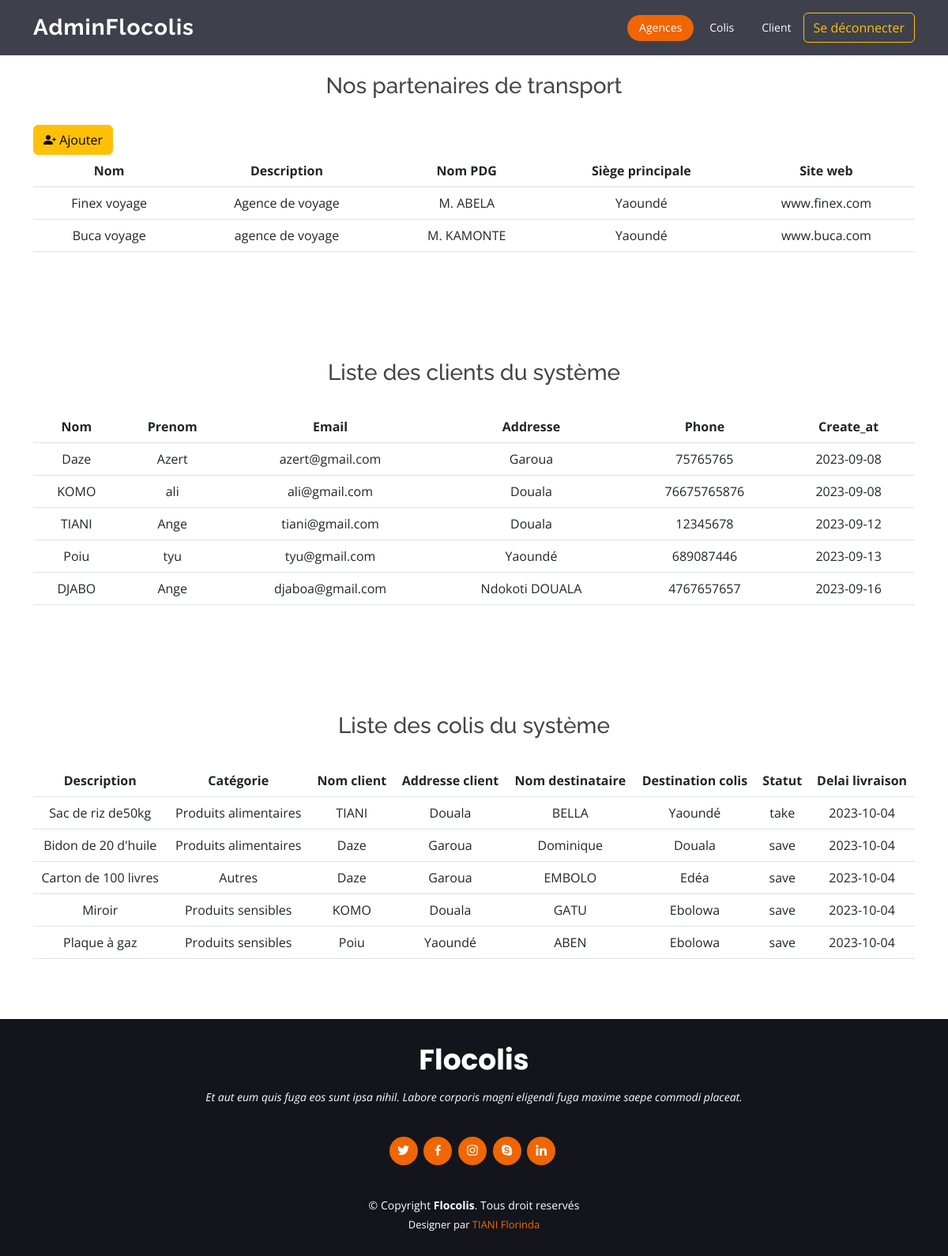
/Admin/admin.php, run on the app's committed database.
### tables this page shows
CREATE TABLE `agence` (
  `id_agence` int NOT NULL,
  `NomAg` varchar(255) NOT NULL,
  `NomPDG` varchar(255) NOT NULL,
  `Descrption` varchar(255) NOT NULL,
  `SiegeP` varchar(255) NOT NULL,
  `Passord` varchar(255) NOT NULL,
  `site` varchar(255) NOT NULL,
  `create_at` date NOT NULL
);

CREATE TABLE `client` (
  `id_clent` int NOT NULL,
  `Nom` varchar(255) NOT NULL,
  `Prenom` varchar(255) NOT NULL,
  `Email` varchar(255) NOT NULL,
  `Password` varchar(255) NOT NULL,
  `Phone` bigint NOT NULL,
  `Adresse` varchar(255) NOT NULL,
  `create_at` date NOT NULL
);

CREATE TABLE `colis` (
  `id_colis` int NOT NULL,
  `id_clent` int NOT NULL,
  `id_cat` int NOT NULL,
  `id_livreur` int DEFAULT NULL,
  `id_agence` int DEFAULT NULL,
  `Descrition` varchar(255) NOT NULL,
  `date_creation` date NOT NULL,
  `delai_livraison` date NOT NULL,
  `NomDes` varchar(255) NOT NULL,
  `EmailDes` varchar(255) NOT NULL,
  `PhoneDes` int NOT NULL,
  `Destination` varchar(255) NOT NULL,
  `status_colis` varchar(255) NOT NULL DEFAULT 'save'
);

CREATE TABLE `categories` (
  `id_cat` int NOT NULL,
  `Nom_cat` varchar(255) NOT NULL
);

### forms/bd.php (called while the page is built, shortened)
<?php
  class client{
    public static function connect(){
        try{
            $bdd= new PDO('mysql:host=localhost;dbname=flocolis','root','');
            return $bdd;
        }catch(PDOException $e){
            echo 'Erreur : '.$e->getMessage();
        }
    }
  }
  class colis{
    public static function connect(){
        try{
            $bdd= new PDO('mysql:host=localhost;dbname=flocolis','root','');
            return $bdd;
        }catch(PDOException $e){
            echo 'Erreur : '.$e->getMessage();
        }
    }
  }
  class agence{
    public static function connect(){
        try{
            $bdd= new PDO('mysql:host=localhost;dbname=flocolis','root','');
            return $bdd;
        }catch(PDOException $e){
            echo 'Erreur : '.$e->getMessage();
        }
    }
  }
?>

### Admin/admin.php (the view, shortened to what this page needs)
<?php
    include '../forms/bd.php';
    $u= client::connect()->query('SELECT * FROM client');
    $ags= agence::connect()->query('SELECT * FROM agence');
?>
<!DOCTYPE html>
<html lang="en">
<head>
  <link href="../assets/vendor/animate.css/animate.min.css" rel="stylesheet">
  <link href="../assets/vendor/aos/aos.css" rel="stylesheet">
  <link href="../assets/vendor/bootstrap/css/bootstrap.min.css" rel="stylesheet">
  <link href="../assets/vendor/bootstrap-icons/bootstrap-icons.css" rel="stylesheet">
  <link href="../assets/vendor/boxicons/css/boxicons.min.css" rel="stylesheet">
  <link href="../assets/vendor/remixicon/remixicon.css" rel="stylesheet">
  <link href="../assets/vendor/glightbox/css/glightbox.min.css" rel="stylesheet">
  <link href="../assets/vendor/swiper/swiper-bundle.min.css" rel="stylesheet">
  <link rel="stylesheet" href="../assets/js/style.css" />
  <link href="../assets/css/style.css" rel="stylesheet">
</head>
<body>
  <header id="header" class="fixed-top d-flex align-items-center ">
    <div class="container d-flex align-items-center justify-content-between">
      <div class="logo">
        <h1><a href="index.php">AdminFlocolis</a></h1>
      </div>
      <nav id="navbar" class="navbar">
        <ul>
          <li><a class="nav-link scrollto" href="#agence">Agences</a></li>
          <li><a class="nav-link scrollto" href="#colis">Colis</a></li>
          <li><a class="nav-link scrollto " href="#client">Client</a></li>
          <li><button class="btn btn-outline-warning">Se déconnecter</button></li>
        </ul>
      </nav>
    </div>
  </header>
  <main id="main">
    <section class="agence" id="agence" style="margin-top: 2rem;">
      <div class="container">
        <h3>Nos partenaires de transport</h3>
        <button type="button" class="btn btn-warning" data-bs-toggle="modal" data-bs-target="#staticBackdrop">
        <i class="bi bi-person-plus-fill"></i>
        Ajouter
        </button>
        <table class="table dataTable" style="text-align: center;">
          <thead>
            <th scope="col">Nom</th>
            <th scope="col">Description</th>
            <th scope="col">Nom PDG</th>
            <th scope="col">Siège principale</th>
            <th scope="col">Site web</th>
          </thead>
          <tbody>
          <?php
           foreach($ags as $ag){
            echo '<tr>';
            ?>
            <td>
              <?php echo $ag['NomAg'] ?>
            </td>
            <td>
              <?php echo $ag['Descrption'] ?>
            </td>
            <td>
              <?php echo $ag['NomPDG'] ?>
            </td>
            <td>
              <?php echo $ag['SiegeP'] ?>
            </td>
            <td>
              <?php echo $ag['site'] ?>
            </td>
            <?php echo '</tr>';} ?>
          </tbody>
        </table>
      </div>
    </section>
    <section class="client" id="client">
      <div class="container">
        <h3>Liste des clients du système</h3>
        <table class="table dataTable" style="text-align: center;">
          <thead>
            <th scope="col">Nom</th>
            <th scope="col">Prenom</th>
            <th scope="col">Email</th>
            <th scope="col">Addresse</th>
            <th scope="col">Phone</th>
            <th scope="col">Create_at</th>
          </thead>
          <tbody>
            <?php
          foreach($u as $c){
            echo '<tr>';
            ?>
            <td>
              <?php echo $c['Nom'] ?>
            </td>
            <td>
              <?php echo $c['Prenom'] ?>
            </td>
            <td>
              <?php echo $c['Email'] ?>
            </td>
            <td>
              <?php echo $c['Adresse'] ?>
            </td>
            <td>
              <?php echo $c['Phone'] ?>
            </td>
            <td>
              <?php echo $c['create_at'] ?>
            </td>
            <?php echo '</tr>';} ?>
          </tbody>
          </table>
      </div>
    </section>
    <section class="colis" id="colis">
      <div class="container">
        <H3>Liste des colis du système</H3>
        <table class="table dataTable" style="text-align: center;">
          <thead>
            <th scope="col">Description</th>
            <th scope="col">Catégorie</th>
            <th scope="col">Nom client</th>
            <th scope="col">Addresse client</th>
            <th scope="col">Nom destinataire</th>
            <th scope="col">Destination colis</th>
            <th scope="col">Statut</th>
            <th scope="col">Delai livraison</th>
          </thead>
          <tbody>
          <?php
            $col=colis::connect()->query("SELECT * FROM client cl, colis co, categories ca WHERE cl.id_clent=co.id_clent AND co.id_cat=ca.id_cat ");
           foreach($col as $co){
            echo '<tr>';
            ?>
            <td>
              <?php echo $co['Descrition'] ?>
            </td>
            <td>
              <?php echo $co['Nom_cat'] ?>
            </td>
            <td>
              <?php echo $co['Nom'] ?>
            </td>
            <td>
              <?php echo $co['Adresse'] ?>
            </td>
            <td>
              <?php echo $co['NomDes'] ?>
            </td>
            <td>
              <?php echo $co['Destination'] ?>
            </td>
            <td>
              <?php echo $co['status_colis'] ?>
            </td>
            <td>
              <?php echo $co['delai_livraison'] ?>
            </td>
            <?php echo '</tr>';} ?>
          </tbody>
          </table>
      </div>
    </section>
  </main>
  <footer id="footer">
    <div class="container">
      <h3>Flocolis</h3>
      <p>Et aut eum quis fuga eos sunt ipsa nihil. Labore corporis magni eligendi fuga maxime saepe commodi placeat.</p>
      <div class="social-links">
        <a href="#" class="twitter"><i class="bx bxl-twitter"></i></a>
        <a href="#" class="facebook"><i class="bx bxl-facebook"></i></a>
        <a href="#" class="instagram"><i class="bx bxl-instagram"></i></a>
        <a href="#" class="google-plus"><i class="bx bxl-skype"></i></a>
        <a href="#" class="linkedin"><i class="bx bxl-linkedin"></i></a>
      </div>
      <div class="copyright">
        &copy; Copyright <strong><span>Flocolis</span></strong>. Tous droit reservés
      </div>
      <div class="credits">
        Designer par <a href="#">TIANI Florinda</a>
      </div>
    </div>
</footer>
</body>
</html>

### assets/css/style.css (style rules this page uses)
body { font-family: "Open Sans", sans-serif; color: #444444; }
a { color: #ef6603; text-decoration: none; }
h1, h2, h3, h4, h5, h6 { font-family: "Raleway", sans-serif; }
#header { height: 70px; transition: all 0.5s; z-index: 997; transition: all 0.5s; background: rgba(42, 44, 57, 0.9); }
#header .logo h1 { font-size: 28px; margin: 0; padding: 0; line-height: 1; font-weight: 700; letter-spacing: 1px; }
#header .logo h1 a, #header .logo h1 a:hover { color: #fff; text-decoration: none; }
.navbar { padding: 0; }
.navbar ul { margin: 0; padding: 0; display: flex; list-style: none; align-items: center; }
.navbar li { position: relative; }
.navbar a, .navbar a:focus { display: flex; align-items: center; justify-content: space-between; padding: 5px 15px 7px 15px; margin-left: 5px; font-size: 14px; color: #fff; white-space: nowrap; transition: 0.3s; border-radius: 50px; }
.navbar a:hover, .navbar .active, .navbar .active:focus, .navbar li:hover>a { background: #ef6603; }
section { padding: 60px 0; overflow: hidden; }
#footer { background: #14151c; color: #fff; font-size: 14px; text-align: center; padding: 30px 0; }
#footer h3 { font-size: 36px; font-weight: 700; color: #fff; position: relative; font-family: "Poppins", sans-serif; padding: 0; margin: 0 0 15px 0; }
#footer p { font-size: 15; font-style: italic; padding: 0; margin: 0 0 40px 0; }
#footer .social-links { margin: 0 0 40px 0; }
#footer .social-links a { font-size: 18px; display: inline-block; background: #ef6603; color: #fff; line-height: 1; padding: 8px 0; margin-right: 4px; border-radius: 50%; text-align: center; width: 36px; height: 36px; transition: 0.3s; }
#footer .copyright { margin: 0 0 5px 0; }
#footer .credits { font-size: 13px; }

### Admin/admin.php (style rules this page uses)
h3 { text-align: center; margin-bottom: 2rem; }
.agence button { text-align: right; margin-right: 1rem; }

### data on the page
agence: NomAg "Finex voyage", Descrption "Agence de voyage", NomPDG "M. ABELA", SiegeP "Yaoundé", site "www.finex.com"
agence: NomAg "Buca voyage", Descrption "agence de voyage", NomPDG "M. KAMONTE", SiegeP "Yaoundé", site "www.buca.com"
client: Nom "Daze", Prenom "Azert", Email "azert@gmail.com", Adresse "Garoua", Phone "75765765", create_at "2023-09-08"
client: Nom "KOMO", Prenom "ali", Email "ali@gmail.com", Adresse "Douala", Phone "76675765876", create_at "2023-09-08"
client: Nom "TIANI", Prenom "Ange", Email "tiani@gmail.com", Adresse "Douala", Phone "12345678", create_at "2023-09-12"
client: Nom "Poiu", Prenom "tyu", Email "tyu@gmail.com", Adresse "Yaoundé", Phone "689087446", create_at "2023-09-13"
client: Nom "DJABO", Prenom "Ange", Email "djaboa@gmail.com", Adresse "Ndokoti DOUALA", Phone "4767657657", create_at "2023-09-16"
colis: Descrition "Sac de riz de50kg", id_cat.Nom_cat "Produits alimentaires", id_clent.Nom "TIANI", id_clent.Adresse "Douala", NomDes "BELLA", Destination "Yaoundé", status_colis "take", delai_livraison "2023-10-04"
colis: Descrition "Bidon de 20 d'huile", id_cat.Nom_cat "Produits alimentaires", id_clent.Nom "Daze", id_clent.Adresse "Garoua", NomDes "Dominique", Destination "Douala", status_colis "save", delai_livraison "2023-10-04"
colis: Descrition "Carton de 100 livres", id_cat.Nom_cat "Autres", id_clent.Nom "Daze", id_clent.Adresse "Garoua", NomDes "EMBOLO", Destination "Edéa", status_colis "save", delai_livraison "2023-10-04"
colis: Descrition "Miroir", id_cat.Nom_cat "Produits sensibles", id_clent.Nom "KOMO", id_clent.Adresse "Douala", NomDes "GATU", Destination "Ebolowa", status_colis "save", delai_livraison "2023-10-04"
colis: Descrition "Plaque à gaz", id_cat.Nom_cat "Produits sensibles", id_clent.Nom "Poiu", id_clent.Adresse "Yaoundé", NomDes "ABEN", Destination "Ebolowa", status_colis "save", delai_livraison "2023-10-04"
